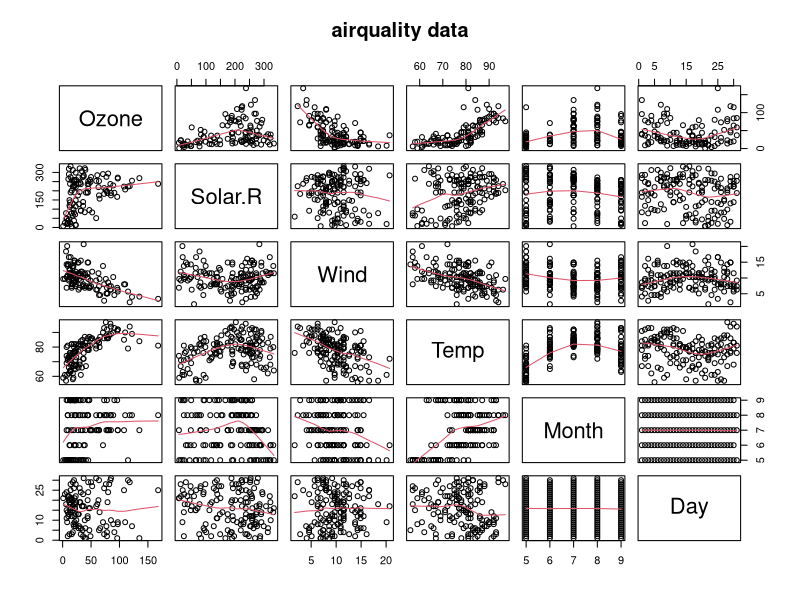
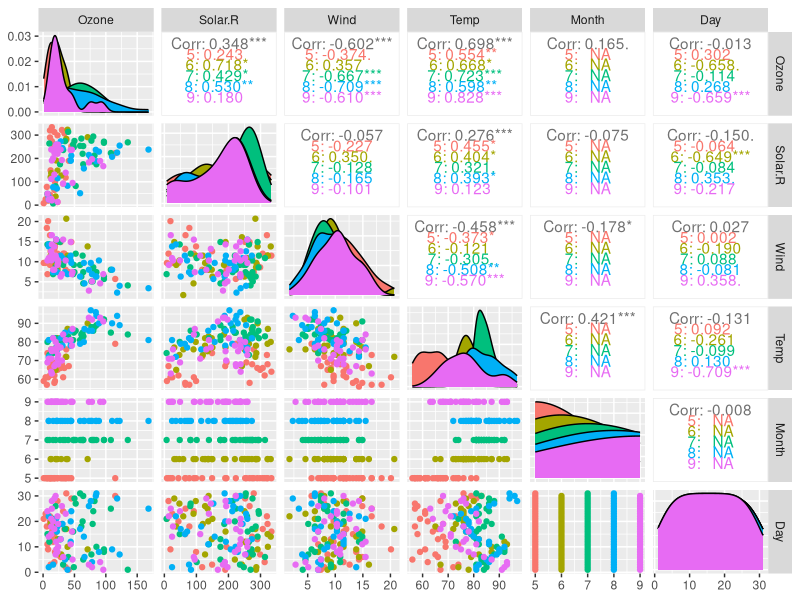
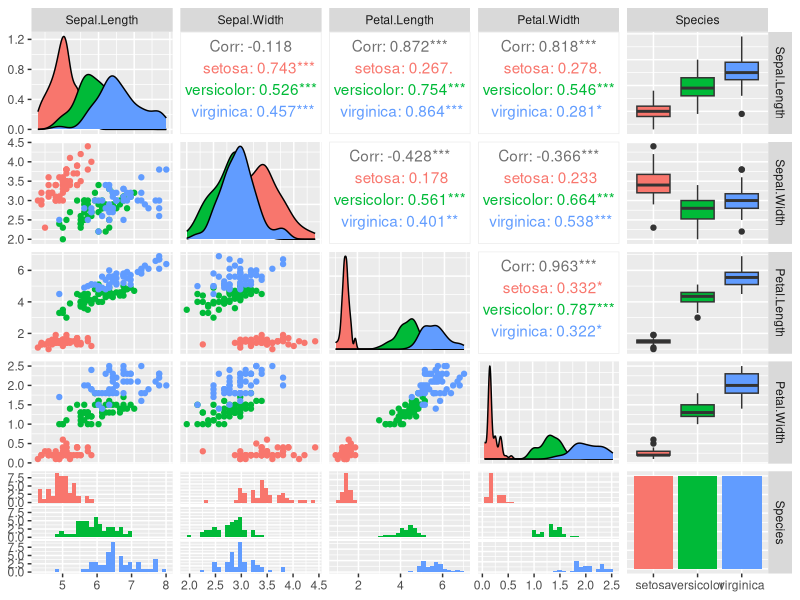
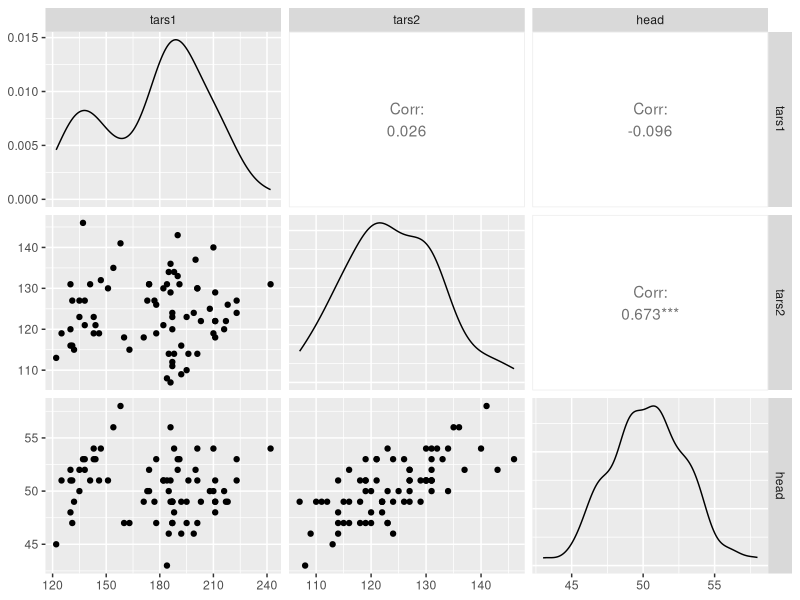
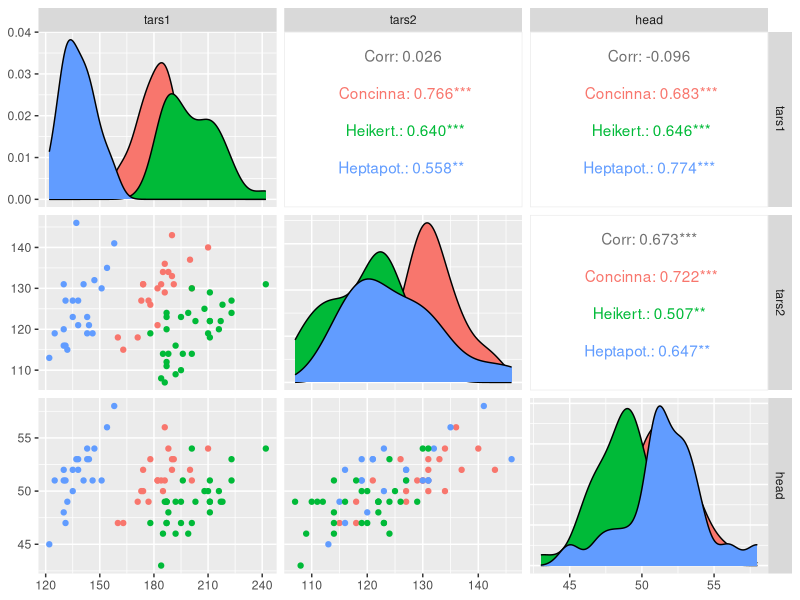
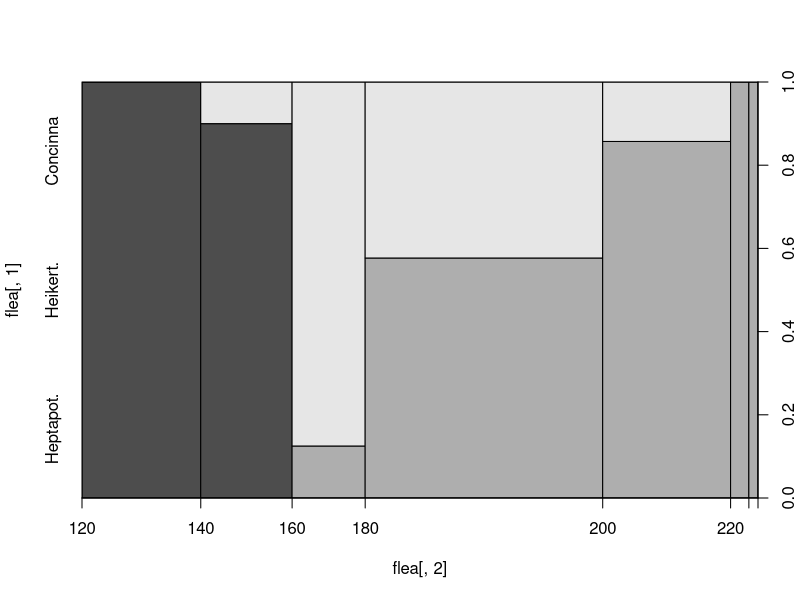
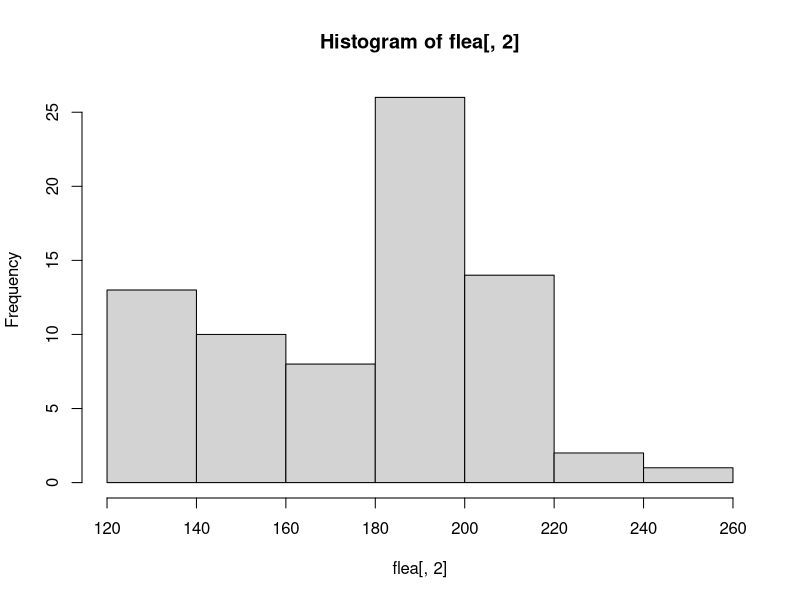

Source code (R) for these figures, in order:
# here is some code to edit

library(GGally)
library(magrittr)

data(airquality)

pairs(airquality, panel = panel.smooth, main = "airquality data")
GGally::ggpairs(airquality, ggplot2::aes(color = Month %>% as.factor()))
GGally::ggpairs(iris, ggplot2::aes(color=Species)) 



## Quick example, with and without colour
data(flea)
ggpairs(flea, columns = 2:4)
ggpairs(flea, columns = 2:4, ggplot2::aes(colour = species))

plot(flea[,1]~flea[,2])


# here I add text
hist(flea[,2])
